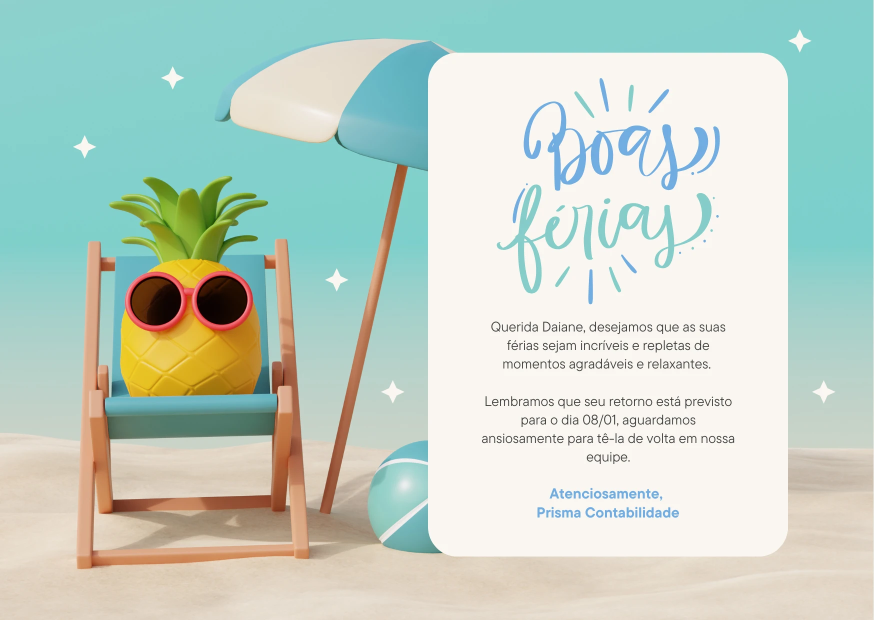
#> input picture editor-ferias/modelo-original.webp, 1748 x 1240 px (shown at 1/2 size)
$ python gerar_fundo.py
#> lines starting #> are read from the running program, lines starting #| are printed output that depends on the picture
"""Gera fundo-modelo.jpg (arte sem o texto do cartão).
Requer: pip install pillow
"""
from pathlib import Path
from PIL import Image, ImageDraw

AQUI = Path(__file__).parent
COR_CARTAO = (250, 246, 241)

# 1) apaga o texto do cartão (abaixo do lettering "Boas férias")
arte = Image.open(AQUI / "modelo-original.webp").convert("RGB")
#> arte is the input picture: PIL image 1748x1240 RGB; mean R, G, B 192.7, 210.3, 198.5
ImageDraw.Draw(arte).rectangle([900, 625, 1530, 1050], fill=COR_CARTAO)
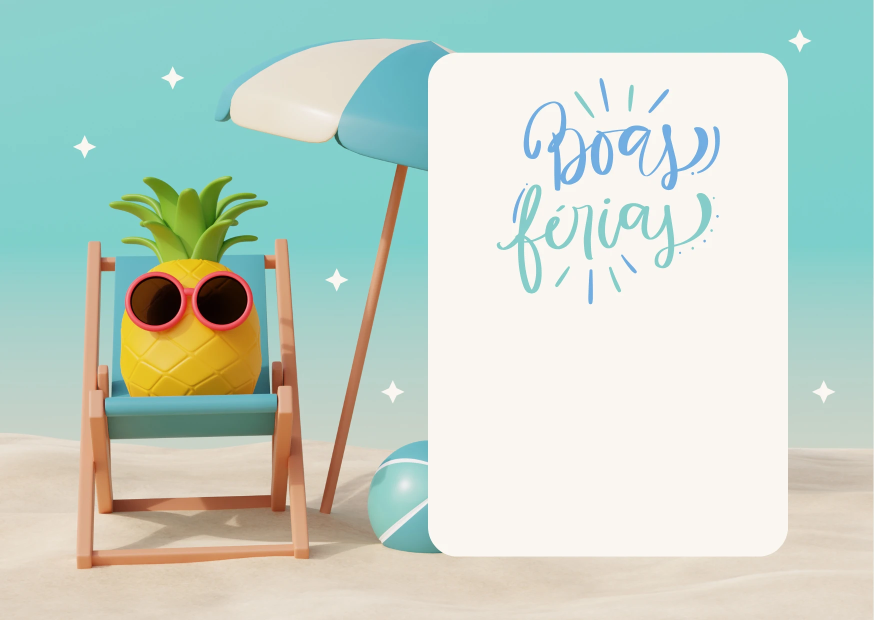
#> arte: PIL image 1748x1240 RGB (shown at 1/2 size); mean R, G, B 194.1, 211.5, 199.6
arte.save(AQUI / "fundo-modelo.jpg", quality=93)

print("OK", arte.size)
#| OK (1748, 1240)
